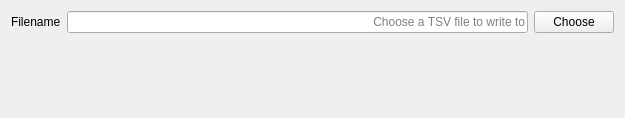
<?xml version="1.0" encoding="UTF-8"?>
<ui version="4.0">
 <class>PSACompilationSettingsView</class>
 <widget class="QWidget" name="PSACompilationSettingsView">
  <property name="geometry">
   <rect>
    <x>0</x>
    <y>0</y>
    <width>625</width>
    <height>118</height>
   </rect>
  </property>
  <property name="windowTitle">
   <string>Form</string>
  </property>
  <layout class="QVBoxLayout" name="verticalLayout">
   <item>
    <layout class="QHBoxLayout" name="horizontalLayout">
     <item>
      <widget class="QLabel" name="filename_label">
       <property name="text">
        <string>Filename</string>
       </property>
      </widget>
     </item>
     <item>
      <widget class="QLineEdit" name="filename_lineedit">
       <property name="inputMask">
        <string/>
       </property>
       <property name="text">
        <string/>
       </property>
       <property name="alignment">
        <set>Qt::AlignRight|Qt::AlignTrailing|Qt::AlignVCenter</set>
       </property>
       <property name="placeholderText">
        <string>Choose a TSV file to write to</string>
       </property>
      </widget>
     </item>
     <item>
      <widget class="QPushButton" name="choose_pushButton">
       <property name="text">
        <string>Choose</string>
       </property>
      </widget>
     </item>
    </layout>
   </item>
   <item>
    <spacer name="verticalSpacer">
     <property name="orientation">
      <enum>Qt::Vertical</enum>
     </property>
     <property name="sizeHint" stdset="0">
      <size>
       <width>20</width>
       <height>40</height>
      </size>
     </property>
    </spacer>
   </item>
  </layout>
 </widget>
 <resources/>
 <connections>
  <connection>
   <sender>choose_pushButton</sender>
   <signal>clicked()</signal>
   <receiver>PSACompilationSettingsView</receiver>
   <slot>choose_button_slot()</slot>
   <hints>
    <hint type="sourcelabel">
     <x>577</x>
     <y>21</y>
    </hint>
    <hint type="destinationlabel">
     <x>312</x>
     <y>58</y>
    </hint>
   </hints>
  </connection>
 </connections>
 <slots>
  <slot>choose_button_slot()</slot>
 </slots>
</ui>
